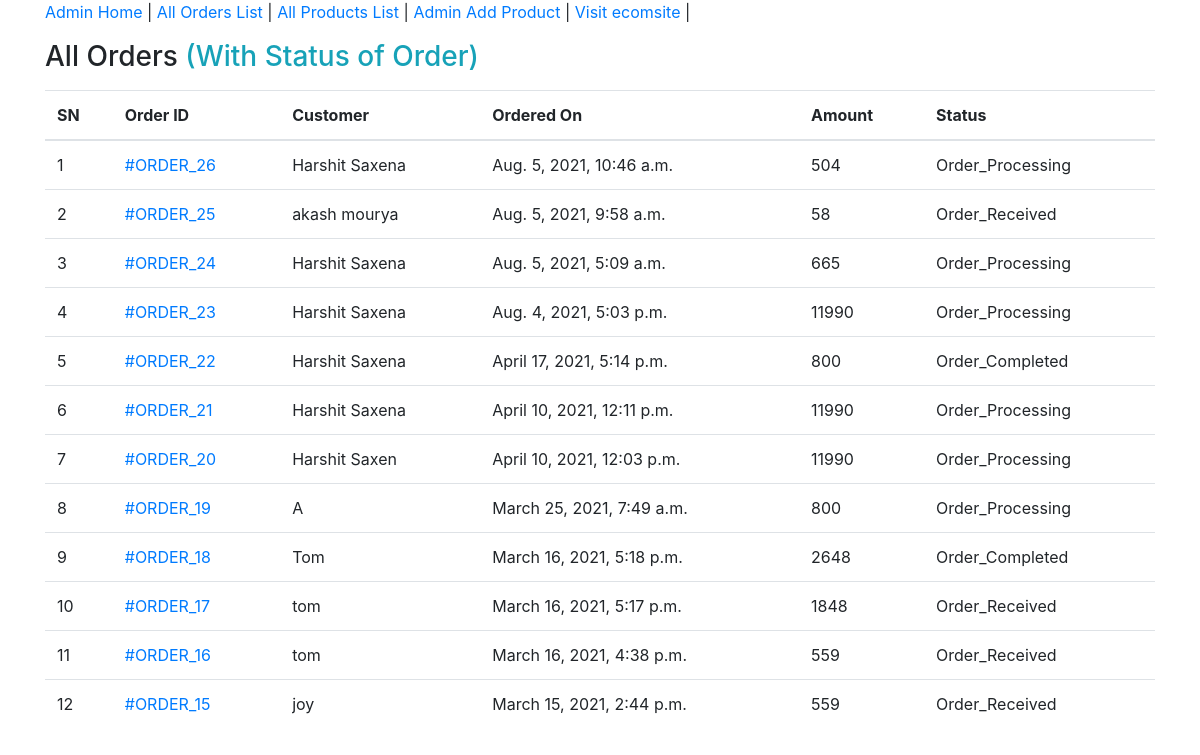
The app's page /admin-orders-list/ (signed in) with its own data.
### EShop/models.py (models this page shows, shortened)
class Order(models.Model):
    cart = models.OneToOneField(Cart, on_delete=models.CASCADE)
    ordered_by = models.CharField(max_length=200)
    shipping_address = models.CharField(max_length=200)
    mobile = models.CharField(max_length=20)
    email = models.EmailField(null=True, blank=True)
    subtotal = models.PositiveIntegerField()
    discount = models.PositiveIntegerField()
    total = models.PositiveIntegerField()
    order_status = models.CharField(max_length=100, choices=view_status)
    created_at = models.DateTimeField(auto_now_add=True)

### EShop/views.py (the view)
# urls.py: path('admin-orders-list/', AdminOrderListView.as_view(), name='adminorderlist'),
class AdminOrderListView(AdminRequiredMixin, ListView):
    template_name = 'adminpages/adminorderlist.html'
    queryset = Order.objects.all().order_by("-id")
    context_object_name = 'allorders'

### EShop/views.py (called while the page is built)
    def dispatch(self, request, *args, **kwargs):
        if request.user.is_authenticated and Admin.objects.filter(user=request.user).exists():
            pass
        else:
            return redirect("/admin-login/")
        return super().dispatch(request, *args, **kwargs)

### templates/adminpages/adminorderlist.html (shortened to what this page needs)
{% extends 'adminpages/adminbase.html' %}
{% block body %}
<div class="container">
    <div class="row">
        <div class="col-md-12">
            <h3 class="my-3">
                All Orders <span class="text-info"> (With Status of Order)</span>
            </h3>
            <table class="table">
                <thead>
                    <tr>
                        <th>SN</th>
                        <th> Order ID</th>
                        <th>Customer</th>
                        <th>Ordered On</th>
                        <th>Amount</th>
                        <th>Status</th>
                    </tr>
                </thead>
                <tbody>
                    {% for order in allorders %}
                    <tr>
                        <td>{{forloop.counter}}</td>
                        <td><a href="{% url 'EShop:adminorderdetail' order.pk %}">#ORDER_{{order.id}}</a></td>
                        <td> {{order.ordered_by}} </td>
                        <td> {{order.created_at}} </td>
                        <td> {{order.total}} </td>
                        <td> {{order.order_status}} </td>
                    </tr>
                    {% endfor %}
                </tbody>
            </table>
        </div>
    </div>
</div>
{% endblock %}

### records on screen
Order: id "26", ordered_by "Harshit Saxena", created_at "Aug. 5, 2021, 10:46 a.m.", total "504", order_status "Order_Processing"
Order: id "25", ordered_by "akash mourya", created_at "Aug. 5, 2021, 9:58 a.m.", total "58", order_status "Order_Received"
Order: id "24", ordered_by "Harshit Saxena", created_at "Aug. 5, 2021, 5:09 a.m.", total "665", order_status "Order_Processing"
Order: id "23", ordered_by "Harshit Saxena", created_at "Aug. 4, 2021, 5:03 p.m.", total "11990", order_status "Order_Processing"
Order: id "22", ordered_by "Harshit Saxena", created_at "April 17, 2021, 5:14 p.m.", total "800", order_status "Order_Completed"
Order: id "21", ordered_by "Harshit Saxena", created_at "April 10, 2021, 12:11 p.m.", total "11990", order_status "Order_Processing"
Order: id "20", ordered_by "Harshit Saxen", created_at "April 10, 2021, 12:03 p.m.", total "11990", order_status "Order_Processing"
Order: id "19", ordered_by "A", created_at "March 25, 2021, 7:49 a.m.", total "800", order_status "Order_Processing"
Order: id "18", ordered_by "Tom", created_at "March 16, 2021, 5:18 p.m.", total "2648", order_status "Order_Completed"
Order: id "17", ordered_by "tom", created_at "March 16, 2021, 5:17 p.m.", total "1848", order_status "Order_Received"
Order: id "16", ordered_by "tom", created_at "March 16, 2021, 4:38 p.m.", total "559", order_status "Order_Received"
Order: id "15", ordered_by "joy", created_at "March 15, 2021, 2:44 p.m.", total "559", order_status "Order_Received"
